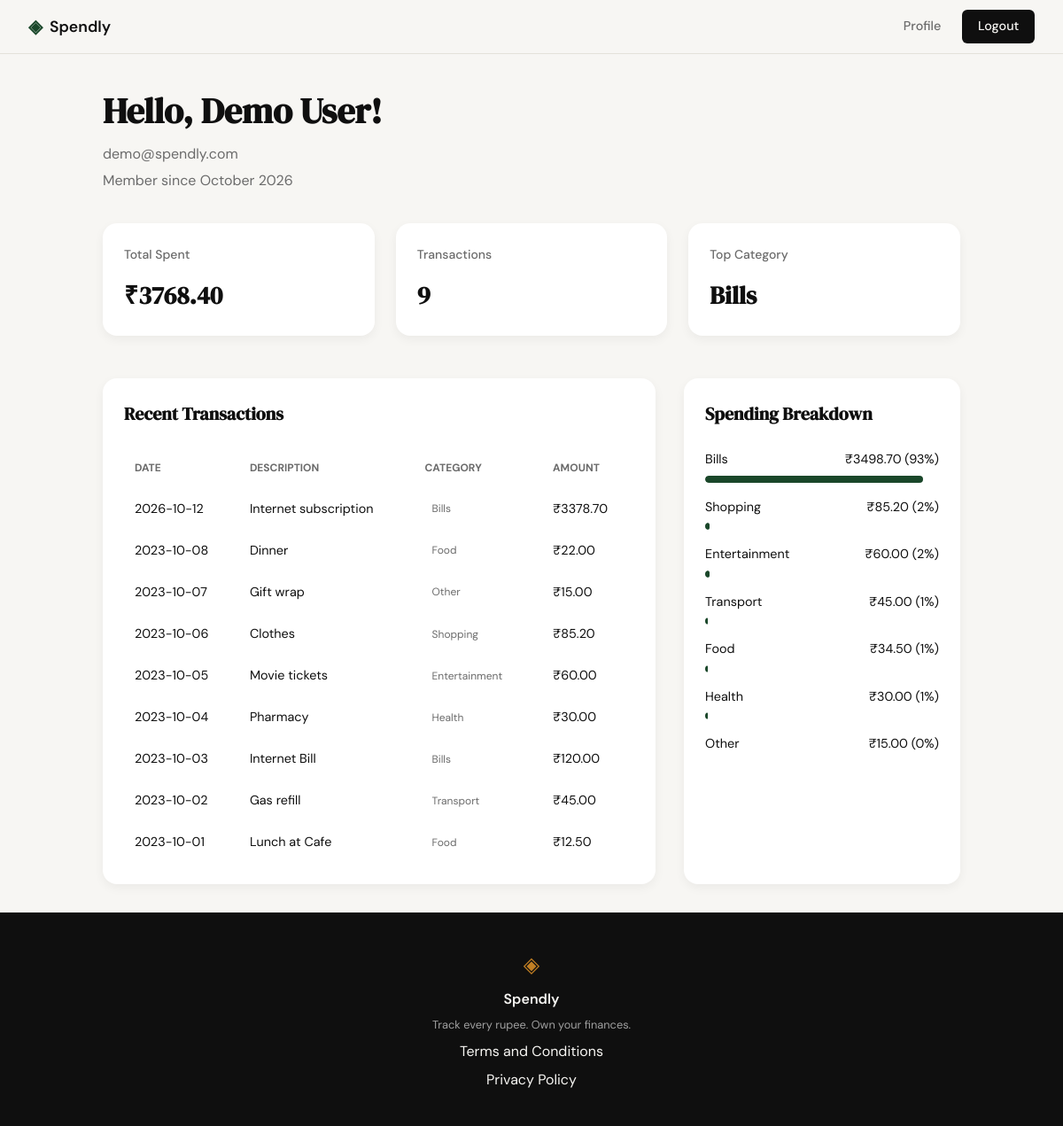
Screenshot of /profile (signed in) with the database file from the repository.
### tables this page shows
CREATE TABLE users (
                    id INTEGER PRIMARY KEY AUTOINCREMENT,
                    name TEXT NOT NULL,
                    email TEXT UNIQUE NOT NULL,
                    password_hash TEXT NOT NULL,
                    created_at TEXT DEFAULT (datetime('now'))
                );

CREATE TABLE expenses (
                    id INTEGER PRIMARY KEY AUTOINCREMENT,
                    user_id INTEGER NOT NULL,
                    amount REAL NOT NULL,
                    category TEXT NOT NULL,
                    date TEXT NOT NULL,
                    description TEXT,
                    created_at TEXT DEFAULT (datetime('now')),
                    FOREIGN KEY (user_id) REFERENCES users (id)
                );

### app.py (the view)
@app.route("/profile")
def profile():
    if "user_id" not in session:
        flash("Please log in to access your profile.", "error")
        return redirect(url_for("login"))
    user_id = session["user_id"]
    user_info = get_user_by_id(user_id)
    stats = get_summary_stats(user_id)
    transactions = get_recent_transactions(user_id)
    breakdown = get_category_breakdown(user_id)
    return render_template(
        "profile.html",
        user=user_info,
        stats=stats,
        transactions=transactions,
        breakdown=breakdown
    )

### database/db.py (called while the page is built)
def get_db():
    conn = sqlite3.connect(DB_PATH)
    conn.row_factory = sqlite3.Row
    conn.execute("PRAGMA foreign_keys = ON;")
    return conn

### database/queries.py (called while the page is built)
def get_user_by_id(user_id):
    conn = get_db()
    try:
        user = conn.execute(
            "SELECT name, email, created_at FROM users WHERE id = ?",
            (user_id,)
        ).fetchone()
        if user:
            import datetime
            dt = datetime.datetime.strptime(user['created_at'], '%Y-%m-%d %H:%M:%S')
            member_since = dt.strftime('%B %Y')
            return {
                "name": user['name'],
                "email": user['email'],
                "member_since": member_since
            }
        return None
    finally:
        conn.close()

def get_recent_transactions(user_id, limit=10):
    conn = get_db()
    try:
        rows = conn.execute(
            "SELECT date, description, category, amount FROM expenses WHERE user_id = ? ORDER BY date DESC, created_at DESC LIMIT ?",
            (user_id, limit)
        ).fetchall()
        return [
            {
                "date": row['date'],
                "description": row['description'],
                "category": row['category'],
                "amount": row['amount']
            } for row in rows
        ]
    finally:
        conn.close()

### templates/profile.html (shortened to what this page needs)
{% extends "base.html" %}
{% block content %}
<div class="profile-container">
    <header class="profile-header">
        <div class="user-info">
            <h1>Hello, {{ user.name }}!</h1>
            <p>{{ user.email }}</p>
            <p>Member since {{ user.member_since }}</p>
        </div>
    </header>
    <div class="stats-grid">
        <div class="stat-card">
            <span class="stat-label">Total Spent</span>
            <span class="stat-value">₹{{ "%.2f"|format(stats.total_spent) }}</span>
        </div>
        <div class="stat-card">
            <span class="stat-label">Transactions</span>
            <span class="stat-value">{{ stats.transaction_count }}</span>
        </div>
        <div class="stat-card">
            <span class="stat-label">Top Category</span>
            <span class="stat-value">{{ stats.top_category }}</span>
        </div>
    </div>
    <div class="dashboard-main">
        <div class="data-card">
            <h2 class="card-title">Recent Transactions</h2>
            {% if transactions %}
                <table class="transaction-table">
                    <thead>
                        <tr>
                            <th>Date</th>
                            <th>Description</th>
                            <th>Category</th>
                            <th>Amount</th>
                        </tr>
                    </thead>
                    <tbody>
                        {% for tx in transactions %}
                        <tr>
                            <td>{{ tx.date }}</td>
                            <td>{{ tx.description }}</td>
                            <td><span class="cat-badge">{{ tx.category }}</span></td>
                            <td>₹{{ "%.2f"|format(tx.amount) }}</td>
                        </tr>
                        {% endfor %}
                    </tbody>
                </table>
            {% else %}
                <div class="empty-state">No transactions found.</div>
            {% endif %}
        </div>
        <div class="data-card">
            <h2 class="card-title">Spending Breakdown</h2>
            {% if breakdown %}
                {% for item in breakdown %}
                <div class="breakdown-item">
                    <div style="flex: 1;">
                        <div class="breakdown-info">
                            <span>{{ item.name }}</span>
                            <span>₹{{ "%.2f"|format(item.amount) }} ({{ item.pct }}%)</span>
                        </div>
                        <div class="breakdown-bar-bg">
                            <div class="breakdown-bar-fill" style="width: {{ item.pct }}%"></div>
                        </div>
                    </div>
                </div>
                {% endfor %}
            {% else %}
                <div class="empty-state">No data available.</div>
            {% endif %}
        </div>
    </div>
</div>
{% endblock %}

### templates/base.html (shortened to what this page needs)
<!DOCTYPE html>
<html lang="en">
<head>
    <link rel="stylesheet" href="{{ url_for('static', filename='css/style.css') }}">
</head>
<body>
    <nav class="navbar">
        <div class="nav-inner">
            <a href="{{ url_for('landing') }}" class="nav-brand">
                <span class="brand-icon">◈</span>
                <span class="brand-name">Spendly</span>
            </a>
            <div class="nav-links">
                {% if session.get('user_id') %}
                    <a href="{{ url_for('profile') }}">Profile</a>
                    <a href="{{ url_for('logout') }}" class="nav-cta">Logout</a>
                {% else %}
                    <a href="{{ url_for('login') }}">Sign in</a>
                    <a href="{{ url_for('register') }}" class="nav-cta">Get started</a>
                {% endif %}
            </div>
        </div>
    </nav>
    <main class="main-content">
        {% block content %}{% endblock %}
    </main>
    <footer class="footer">
        <div class="footer-inner">
            <span class="brand-icon">◈</span>
            <span class="footer-name">Spendly</span>
            <p class="footer-copy">Track every rupee. Own your finances.</p>
            <a href="{{ url_for('terms') }}">Terms and Conditions</a>
            <a href="{{ url_for('privacy') }}">Privacy Policy</a>
        </div>
    </footer>
</body>
</html>

### static/css/style.css (style rules this page uses)
:root { --ink: #0f0f0f; --ink-soft: #2d2d2d; --ink-muted: #6b6b6b; --ink-faint: #a0a0a0; --paper: #f7f6f3; --paper-warm: #f0ede6; --paper-card: #ffffff; --accent: #1a472a; --accent-light: #e8f0eb; --accent-2: #c17f24; --accent-2-light: #fdf3e3; --danger: #c0392b; --danger-light: #fdecea; --border: #e4e1da; --border-soft: #eeebe4; --font-display: 'DM Serif Display', Georgia, serif; --font-body: 'DM Sans', system-ui, sans-serif; --max-width: 1200px; --auth-width: 440px; --radius-sm: 6px; --radius-md: 12px; --radius-lg: 20px; }
*, *::before, *::after { box-sizing: border-box; margin: 0; padding: 0; }
html { font-size: 16px; scroll-behavior: smooth; }
body { background: var(--paper); color: var(--ink); font-family: var(--font-body); font-size: 1rem; line-height: 1.6; -webkit-font-smoothing: antialiased; }
a { color: inherit; text-decoration: none; }
.navbar { position: sticky; top: 0; z-index: 100; background: var(--paper); border-bottom: 1px solid var(--border); padding: 0 2rem; }
.nav-inner { max-width: var(--max-width); margin: 0 auto; height: 60px; display: flex; align-items: center; justify-content: space-between; }
.nav-brand { display: flex; align-items: center; gap: 0.5rem; font-family: var(--font-body); font-weight: 600; font-size: 1.1rem; color: var(--ink); }
.brand-icon { color: var(--accent); font-size: 1.3rem; }
.brand-name { color: var(--ink); }
.nav-links { display: flex; align-items: center; gap: 1.5rem; font-size: 0.9rem; font-weight: 500; }
.nav-links a { color: var(--ink-muted); transition: color 0.2s; }
.nav-cta { background: var(--ink) !important; color: var(--paper) !important; padding: 0.45rem 1.1rem; border-radius: var(--radius-sm); transition: background 0.2s !important; }
.main-content { min-height: calc(100vh - 60px - 100px); }
.stat-card { background: var(--paper); border: 1px solid var(--border-soft); border-radius: var(--radius-md); padding: 1rem; display: flex; flex-direction: column; gap: 0.25rem; }
.stat-label { font-size: 0.75rem; color: var(--ink-muted); font-weight: 500; }
.stat-value { font-family: var(--font-display); font-size: 1.25rem; font-weight: 600; color: var(--ink); }
.footer { background: var(--ink); color: var(--paper); padding: 2.5rem 2rem; text-align: center; }
.footer-inner { display: flex; flex-direction: column; align-items: center; gap: 0.4rem; }
.footer .brand-icon { color: var(--accent-2); font-size: 1.5rem; }
.footer-name { font-weight: 600; font-size: 1rem; }
.footer-copy { font-size: 0.8rem; color: var(--ink-faint); }

### rows the page displays
users: name "Demo User", email "demo@spendly.com"
expenses: date "2026-10-12", description "Internet subscription", category "Bills", amount "3378.70"
expenses: date "2023-10-08", description "Dinner", category "Food", amount "22.00"
expenses: date "2023-10-07", description "Gift wrap", category "Other", amount "15.00", name "Other", pct "0"
expenses: date "2023-10-06", description "Clothes", category "Shopping", amount "85.20", name "Shopping", pct "2"
expenses: date "2023-10-05", description "Movie tickets", category "Entertainment", amount "60.00", name "Entertainment", pct "2"
expenses: date "2023-10-04", description "Pharmacy", category "Health", amount "30.00", name "Health", pct "1"
expenses: date "2023-10-03", description "Internet Bill", category "Bills", amount "120.00"
expenses: date "2023-10-02", description "Gas refill", category "Transport", amount "45.00", name "Transport", pct "1"
expenses: date "2023-10-01", description "Lunch at Cafe", category "Food", amount "12.50"

### other values shown
{{ user.member_since }} "October 2026"
{{ "%.2f"|format(stats.total_spent) }} "3768.40"
{{ stats.transaction_count }} "9"
{{ stats.top_category }} "Bills"
{{ item.name }} "Bills" "Food"
{{ "%.2f"|format(item.amount) }} "3498.70" "34.50"
{{ item.pct }} "93" "1"
